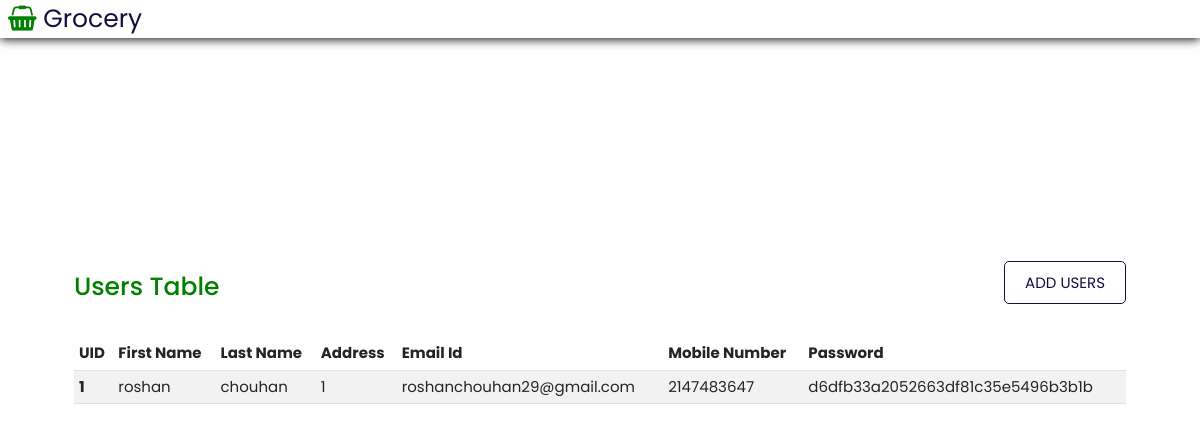
The page /Users.php on the database its author committed.
### tables this page shows
CREATE TABLE `users` (
  `UID` int(10) NOT NULL,
  `first_name` varchar(20) NOT NULL,
  `last_name` varchar(20) NOT NULL,
  `AID` int(10) NOT NULL,
  `emailid` varchar(50) NOT NULL,
  `mobile_number` int(10) NOT NULL,
  `password` varchar(50) NOT NULL
);

### Users.php (the view, shortened to what this page needs)
<?php
include 'header.php'; ?>
  <body>
    <header >
      <div class="adminlogo">
        <a href="#" class="logo"><i class="fa fa-shopping-basket" aria-hidden="true"></i> Grocery</a>
      </div>
    </header>
    <section class="section">
      <div class="users">
         <h1>Users Table</h1>
         <div class="btn1">
            <a href="#">ADD USERS</a>
         </div>
      </div>
            <div class="usercontainer">
              <table class="table table-striped table-hover">
                <thead>
                <tr>
                  <th scope="col">UID</th>
                  <th scope="col">First Name</th>
                  <th scope="col">Last Name</th>
                  <th scope="col">Address</th>
                  <th scope="col">Email Id</th>
                  <th scope="col">Mobile Number</th>
                  <th scope="col">Password</th>
                </tr>
               </thead>
               <tbody>
                 <?php
                      include 'config.php';
                        $sql="SELECT * FROM users ORDER BY UID DESC";
                      $result2=mysqli_query($conn,$sql);
                      if(mysqli_num_rows( $result2 )>0)
                      {
                        while($row=mysqli_fetch_assoc($result2))
                        {
                 ?>
                <tr>
                  <th scope="row"><?php  echo $row['UID']; ?></th>
                  <td><?php  echo $row['first_name']; ?></td>
                  <td><?php  echo $row['last_name']; ?></td>
                  <td><?php  echo $row['AID']; ?></td>
                  <td><?php  echo $row['emailid']; ?></td>
                  <td><?php  echo $row['mobile_number']; ?></td>
                  <td><?php  echo $row['password']; ?></td>
                </tr>
                <?php
                     }
                   }else{
                    echo "empty";
                   }
                ?>
      </tbody>
   </table>
  </div>
 </section>
  </body>
</html>

### style.css (style rules this page uses)
:root { --green:green; --black:#130f40; --light-color:#666; --box-shadow:0 .1rem 1rem rgba(0,0,0.1); --border: 2rem solid rgba(0,0,0.1); --outline: .1rem solid rgba(0,0,0.1); }
* { font-family: 'Poppins', sans-serif; margin: 0; padding: 0; box-sizing: border-box; outline: none; text-decoration: none; border: none; transition: all .2s linear; }
html { font-size: 62.5%; overflow-x: hidden; scroll-behavior: smooth; scroll-padding-top:7rem; }
body { background: #eee; }
header { position:fixed; top:0; left: 0; right: 0; display: flex; justify-content: space-between; align-items: center; font-size: 1.5rem; background-color: #fff; padding-top: -1rem; padding: 0 9%; box-shadow: var(--box-shadow); z-index: 1000; }
header .logo { font-size: 2.5rem; color:var(--black); text-decoration: none; }
header .logo i { color: var(--green); }
section { padding: 2rem 6%; }
.section { background-color: #fff; width: 100vw; height: 100vh; border: 3px solid; }
.adminlogo { width: 100%; display: flex; margin-left:-10rem; padding-right: 2rem; }
.adminlogo .logo { font-size: 2.5rem; color:var(--black); text-decoration: none; }
.adminlogo .logo i { color: var(--green); }
.users { margin-top: 25rem; color: var(--green); display: flex; justify-content: space-between; padding-bottom: 3rem; }
.users .btn1 a { font-size: 1.5rem; border: 1px solid ; padding: 1rem 2rem; border-radius: 0.5rem; color: var(--black); text-decoration: none; }
.usercontainer .table { width: 100%; font-size: 1.5rem; }

### header.php (style rules this page uses)
.usercontainer { overflow-y: auto; }
.section { border: 2px solid white; }

### rows shown on the page
users: UID "1", first_name "roshan", last_name "chouhan", AID "1", emailid "roshanchouhan29@gmail.com", mobile_number "2147483647", password "d6dfb33a2052663df81c35e5496b3b1b"
